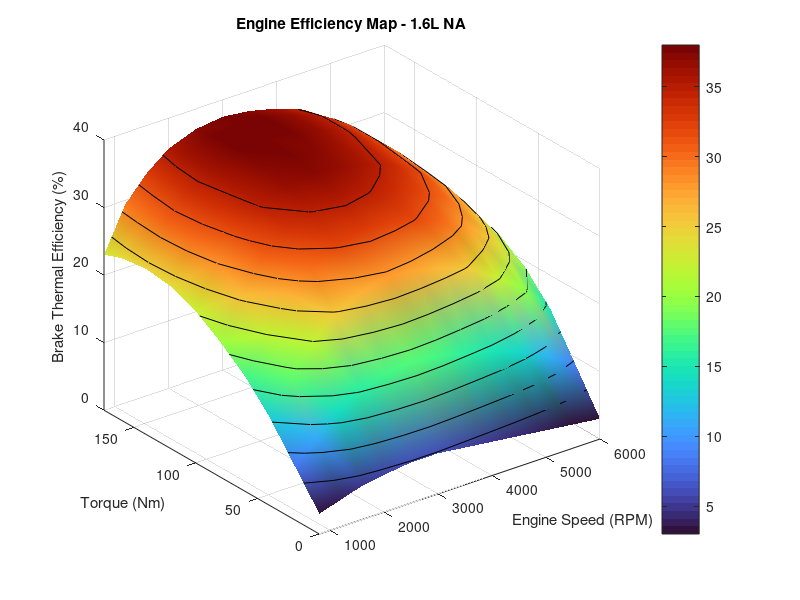

Reproduce this figure in MATLAB. (Note: this script raises an error after producing the figure.)
%% Engine Efficiency Map - 1.6L Naturally Aspirated Passenger Car
%  2D Lookup Table: Efficiency = f(RPM, Torque)
%  This is equivalent to a BSFC map, re-expressed as efficiency [%]
%  Use directly with Simulink 2-D Lookup Table block
%
%  Inputs  : Engine Speed [RPM], Torque Demand [Nm]
%  Output  : Brake Thermal Efficiency [%]

%% Breakpoint Vectors
RPM_bp    = [800, 1200, 1600, 2000, 2500, 3000, 3500, 4000, 4500, 5000, 5500, 6000]; % [RPM]
Torque_bp = [0, 20, 40, 60, 80, 100, 120, 140, 160, 174];                             % [Nm]

%% Brake Thermal Efficiency Table [%]
%  Rows    -> Torque demand (Torque_bp)
%  Columns -> Engine speed  (RPM_bp)
%
%  Characteristics:
%   - Peak efficiency ~37% around 2500-3500 RPM, 120-160 Nm (high load island)
%   - Very low efficiency at idle / low torque (pumping + friction dominate)
%   - Drops off at high RPM due to friction and breathing losses
%   - Light load rows (0-40 Nm) are typical city driving conditions

Efficiency_torque = [
%   800   1200  1600  2000  2500  3000  3500  4000  4500  5000  5500  6000
    3.0,  4.0,  5.0,  5.5,  6.0,  6.0,  5.5,  5.0,  4.5,  4.0,  3.5,  3.0;  % T =   0 Nm (idle/friction)
    8.0, 11.0, 14.0, 16.0, 17.0, 17.5, 17.0, 16.0, 15.0, 13.5, 11.5,  9.0;  % T =  20 Nm
   13.0, 18.0, 22.0, 25.0, 27.0, 28.0, 27.5, 26.5, 25.0, 22.5, 19.5, 15.0;  % T =  40 Nm
   17.0, 22.0, 27.0, 30.0, 32.0, 33.0, 32.5, 31.5, 30.0, 27.5, 24.0, 19.0;  % T =  60 Nm
   20.0, 26.0, 30.5, 33.5, 35.0, 35.5, 35.0, 34.0, 32.5, 30.0, 26.5, 21.5;  % T =  80 Nm
   22.5, 28.5, 32.5, 35.0, 36.5, 37.0, 36.5, 35.5, 34.0, 31.5, 28.0, 23.0;  % T = 100 Nm
   24.0, 30.0, 33.5, 35.5, 37.0, 37.5, 37.0, 36.0, 34.5, 32.0, 28.5, 23.5;  % T = 120 Nm
   24.5, 30.5, 34.0, 36.0, 37.5, 38.0, 37.5, 36.5, 35.0, 32.5, 29.0, 24.0;  % T = 140 Nm
   24.0, 30.0, 33.5, 36.0, 37.5, 38.0, 37.5, 36.5, 35.0, 32.5, 29.0, 24.0;  % T = 160 Nm
   23.0, 29.5, 33.0, 35.5, 37.0, 37.5, 37.0, 36.0, 34.5, 32.0, 28.5, 23.5;  % T = 174 Nm (peak torque)
];

%% Example: 2D Interpolation
% Query: RPM = 3000, Torque demand = 110 Nm
rpm_query    = 3000;
torque_query = 110;

eff = interp2(RPM_bp, Torque_bp, Efficiency_torque, rpm_query, torque_query, 'linear');
fprintf('At RPM = %.0f, Torque = %.0f Nm -> Efficiency = %.1f%%\n', rpm_query, torque_query, eff);

%% Simulink usage note:
%  - 2-D Lookup Table block
%  - Row breakpoints    : Torque_bp  (connect your torque demand signal)
%  - Column breakpoints : RPM_bp     (connect your engine speed signal)
%  - Table data         : Efficiency_torque
%  - Interpolation      : Linear
%  - Extrapolation      : Clamp (to avoid unrealistic values outside the map)

%% Optional: Surface Plot
figure;
surf(RPM_bp, Torque_bp, Efficiency_torque);
xlabel('Engine Speed (RPM)');
ylabel('Torque (Nm)');
zlabel('Brake Thermal Efficiency (%)');
title('Engine Efficiency Map - 1.6L NA');
colormap turbo; colorbar; shading interp;
hold on;
[~, h] = contour3(RPM_bp, Torque_bp, Efficiency_torque, 10, 'k');
h.LineWidth = 0.8;
